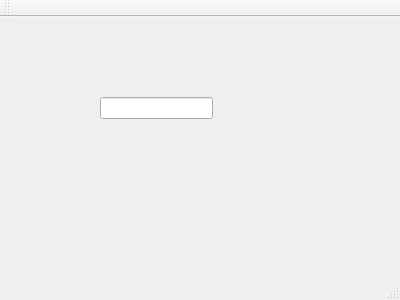
<?xml version="1.0" encoding="UTF-8"?>
<ui version="4.0">
 <class>MainWindow</class>
 <widget class="QMainWindow" name="MainWindow">
  <property name="geometry">
   <rect>
    <x>0</x>
    <y>0</y>
    <width>400</width>
    <height>300</height>
   </rect>
  </property>
  <property name="windowTitle">
   <string>MainWindow</string>
  </property>
  <widget class="QWidget" name="centralWidget">
   <widget class="QLineEdit" name="lineEdit">
    <property name="geometry">
     <rect>
      <x>100</x>
      <y>80</y>
      <width>113</width>
      <height>22</height>
     </rect>
    </property>
   </widget>
  </widget>
  <widget class="QMenuBar" name="menuBar">
   <property name="geometry">
    <rect>
     <x>0</x>
     <y>0</y>
     <width>400</width>
     <height>19</height>
    </rect>
   </property>
  </widget>
  <widget class="QToolBar" name="mainToolBar">
   <attribute name="toolBarArea">
    <enum>TopToolBarArea</enum>
   </attribute>
   <attribute name="toolBarBreak">
    <bool>false</bool>
   </attribute>
  </widget>
  <widget class="QStatusBar" name="statusBar"/>
 </widget>
 <layoutdefault spacing="6" margin="11"/>
 <resources/>
 <connections/>
</ui>
